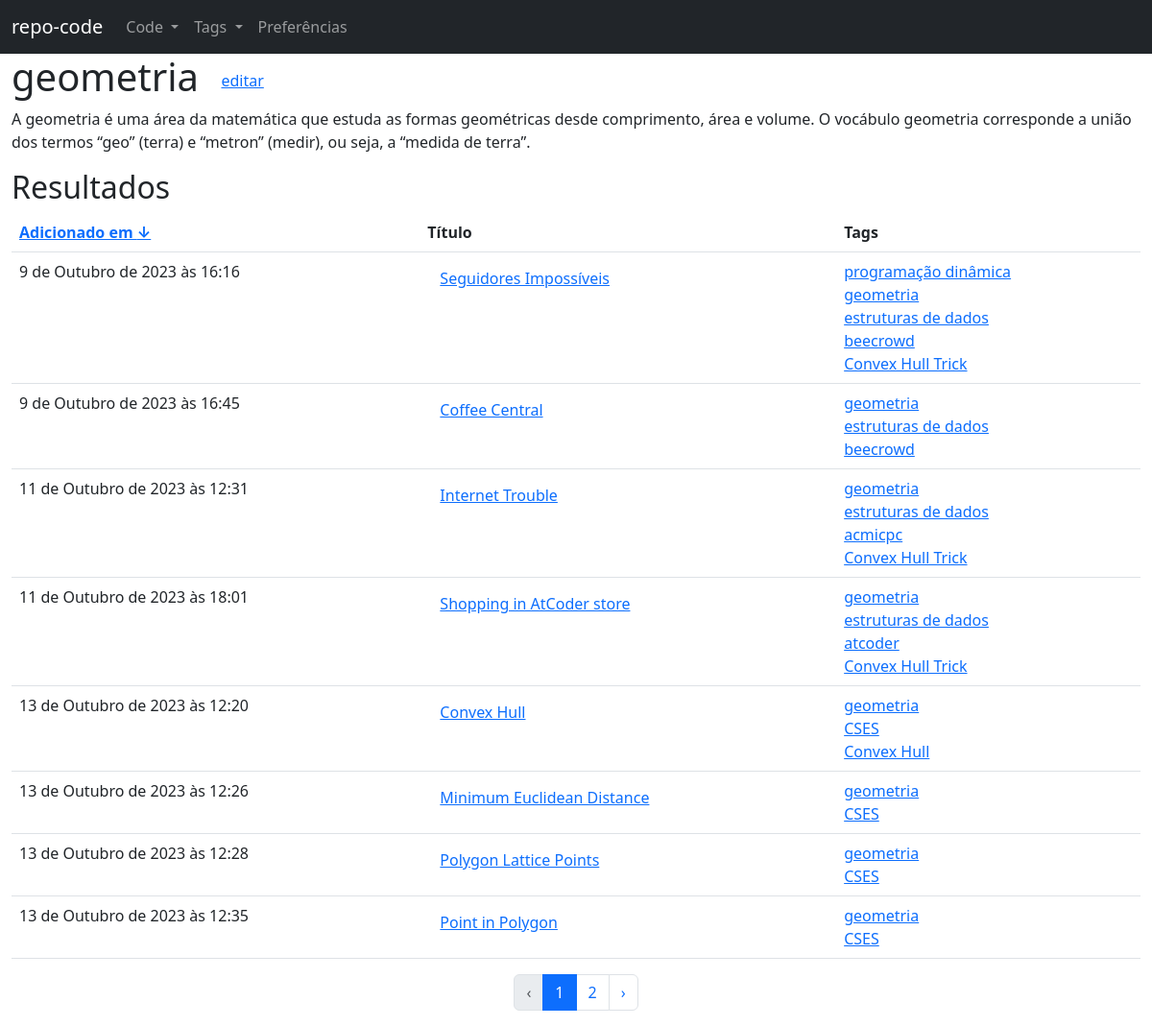
/repo/tag/4/, run on the app's committed database.
### repo/models.py (models this page shows, shortened)
class Tag(models.Model):
    name = models.CharField(max_length = 50)
    human_name = models.CharField(max_length = 50)
    description = models.TextField()

class Code(models.Model):
    LANGUAGE_CHOICES = (
        ("c++", "c++"),
        ("py", "python"),
        ("c", "c"),
        ("java", "java"),
        ("c#", "c#"),
        ("js", "javascript")
    )
    DICT_LANGUAGES_CHOICES = dict(LANGUAGE_CHOICES)
    title = models.CharField(max_length = 100)
    createdAt = models.DateTimeField(default = timezone.now)
    updatedAt = models.DateTimeField(default = timezone.now)
    description = models.TextField()
    source = models.TextField()
    tags = models.ManyToManyField(Tag)
    original = models.CharField(max_length = 100)
    language = models.CharField(max_length = 10, choices = LANGUAGE_CHOICES)

### repo/tag_views.py (the view)
# urls.py: path('<int:key>/', tag_views.tag_results, name = 'repo_tag_view'),
@require_http_methods(['GET'])
def tag_results(request, key):
    MAX_ITEMS_PER_PAGE = 8
    page = int(request.GET.get('page', 1))
    asc = int(request.GET.get('asc', 1))
    low = (page - 1) * MAX_ITEMS_PER_PAGE
    high = page * MAX_ITEMS_PER_PAGE
    try:
        tag = Tag.objects.get(pk = key)
    except ObjectDoesNotExist as ex:
        return render(request, '404.html', {'message': ex})
    total_results = tag.code_set.count()
    sources = tag.code_set.order_by(['-', ''][asc] + 'createdAt')[low : high]
    URL_FLIP_CREATEDAT_PARAMS = {'page': page, 'asc': asc ^ 1}
    URL_FLIP_CREATEDAT = f"{reverse('repo_tag_view', args = [key])}?{urlencode(URL_FLIP_CREATEDAT_PARAMS)}"
    URL_PREVIOUS_PARAMS = {
        'page': page - 1,
        'asc': asc
    }
    URL_PREVIOUS = f"{reverse('repo_tag_view', args = [key])}?{urlencode(URL_PREVIOUS_PARAMS)}"
    URL_NEXT_PARAMS = {
        'page': page + 1,
        'asc': asc
    }
    URL_FIRST_PARAMS = {'page': 1, 'asc': asc ^ 1}
    URL_FIRST = f"{reverse('repo_tag_view', args = [key])}?{urlencode(URL_FIRST_PARAMS)}"
    URL_NEXT = f"{reverse('repo_tag_view', args = [key])}?{urlencode(URL_NEXT_PARAMS)}"
    URL_PAGES = []
    start_delta = max(1, page - 2) - page
    for delta in range(start_delta, start_delta + 5):
        p = page + delta
        if p > 0 and (p - 1) * MAX_ITEMS_PER_PAGE < total_results:
            URL_PARAMS = {'page': p, 'asc': asc}
            URL = f"{reverse('repo_tag_view', args = [key])}?{urlencode(URL_PARAMS)}"
            URL_PAGES.append((p, p == page , URL))
    return render(request, 'tag/tag.html', {'tag' : tag,
    'sources' : sources,
    'URL_FLIP_CREATEDAT': URL_FLIP_CREATEDAT,
    'asc' : asc,
    'URL_PAGES': URL_PAGES,
    'total_results': total_results,
    'URL_PREVIOUS': URL_PREVIOUS if page > 1 else None,
    'URL_NEXT': URL_NEXT if page * MAX_ITEMS_PER_PAGE < total_results else None,
    'URL_FIRST': URL_FIRST if len(URL_PAGES) and URL_PAGES[0][0] > 1 else None
    })

### repo/templates/tag/tag.html (shortened to what this page needs)
{% extends "base.html" %}
{% block 'main' %}
{% if sources.all.count > 0 %}
    <div class = "container-fluid">
    <div class = "row">
        <h1>
            {{ tag.human_name }}
            <a class = "btn btn-link" href = "{% url 'repo_tag_upd' tag.id %}"> editar </a>
        </h1>
    </div>
    <div class = "row">
        <p>
            {{ tag.description | safe }}
        </p>
    </div>
    <div class = "row">
        <h2>Resultados</h2>
    </div>
    <table class = "table">
        <thead>
            <tr>
                <th>
                    <a href = "{{ URL_FLIP_CREATEDAT }}">
                        Adicionado em
                        {% if asc %}
                            &#8595;
                        {% else %}
                            &#8593;
                        {% endif %}
                    </a>
                </th>
                <th>Título</th>
                <th>Tags</th>
            </tr>
        </thead>
        <tbody>
            {% for source in sources.all %}
                <tr>
                    <td>
                        {{ source.createdAt }}
                    </td>
                    <td>
                        <a href = "{% url 'repo_code_view' source.id %}" class = "btn btn-link">{{ source.title }}</a>
                    </td>
                    <td>
                        {% for tag in source.tags.all %}
                            <a href = "{% url 'repo_tag_view' tag.id %}">{{tag.human_name}}</a>
                            <br>
                        {% endfor %}
                    </td>
                </tr>
            {% endfor %}
        </tbody>
    </table>
    <nav>
        <ul class = "pagination justify-content-center">
            {% if URL_PREVIOUS %}
                <li class="page-item">
                    <a class="page-link" href="{{URL_PREVIOUS}}">&lsaquo;</a>
                </li>
            {% else %}
                <li class="page-item disabled">
                    <a class="page-link" href="#" tabindex="-1">&lsaquo;</a>
                </li>
            {% endif %}
            {% for page, current, URL in URL_PAGES %}
                {% if current %}
                <li class = "page-item active">
                    <a href = "{{URL}}" class = "page-link"> {{page}} </a>
                </li>
                {% else %}
                <div class = "page-item">
                    <a href = "{{URL}}" class = "page-link"> {{page}} </a>
                </div>
                {% endif %}
            {% endfor %}
            {% if URL_NEXT %}
                <li class="page-item">
                    <a class="page-link" href="{{URL_NEXT}}">&rsaquo;</a>
                </li>
            {% else %}
                <li class="page-item disabled">
                    <a class="page-link" href="#" tabindex="-1">&rsaquo;</a>
                </li>
            {% endif %}
        </ul>
    </nav>
</div>
{% else %}
        <h1 class = "text-center text-warning"> Nenhum resultado foi encontrado </h1>
            <p class="text-center">
                Tente outros parâmetros que fornecam um resultado válido
            </p>
{% endif %}
{% endblock %}

### data on the page
Tag: human_name "geometria", description "A geometria é uma área da matemática que estuda as formas geométricas desde comprimento, área e volume. O vocábulo geometria corresponde a união dos termos “geo” (terra) e “metron” (medir), ou seja, a “medida de terra”."
Code: createdAt "9 de Outubro de 2023 às 16:16", title "Seguidores Impossíveis"
Tag: human_name "programação dinâmica"
Tag: human_name "estruturas de dados"
Tag: human_name "beecrowd"
Tag: human_name "Convex Hull Trick"
Code: createdAt "9 de Outubro de 2023 às 16:45", title "Coffee Central"
Code: createdAt "11 de Outubro de 2023 às 12:31", title "Internet Trouble"
Tag: human_name "acmicpc"
Code: createdAt "11 de Outubro de 2023 às 18:01", title "Shopping in AtCoder store"
Tag: human_name "atcoder"
Code: createdAt "13 de Outubro de 2023 às 12:20", title "Convex Hull"
Tag: human_name "CSES"
Tag: human_name "Convex Hull"
Code: createdAt "13 de Outubro de 2023 às 12:26", title "Minimum Euclidean Distance"
Code: createdAt "13 de Outubro de 2023 às 12:28", title "Polygon Lattice Points"
Code: createdAt "13 de Outubro de 2023 às 12:35", title "Point in Polygon"

### other printed values
{{ page }} "1"
{{ page }} "2"
